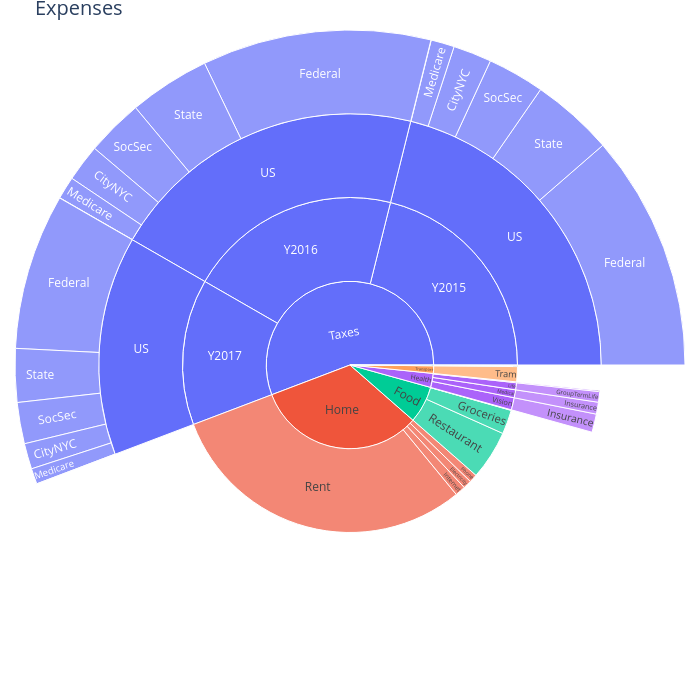

The notebook cell this image was saved under:
### Code cell
expenses_sunburst_fig =get_sunburst_figure_from_pivot(expenses_pivot_for_sunburst, column_to_pick='all_periods')
expenses_sunburst_fig.update_layout(margin=dict(t=30, l=0, r=0, b=0),
                    autosize=True,
                    width=700,
                    height=700,
                    title_text="Expenses",
                    # title_x=0.5,
                    # title_y=0.95,
                    title_font=dict(size=20),
                    font=dict(size=12)
                   )
expenses_sunburst_fig.show()

### Figure 1 — Plotly figure (JSON) as saved in the notebook; plotly's stock layout.template omitted (floating-point values rounded to 4 significant figures)
{"data": [{"branchvalues": "total", "ids": ["Financial", "Financial===Commissions", "Financial===Fees", "Food", "Food===Alcohol", "Food===Coffee", "Food===Groceries", "Food===Restaurant", "Health", "Health===Dental", "Health===Dental===Insurance", "Health===Life", "Health===Life===GroupTermLife", "Health===Medical", "Health===Medical===Insurance", "Health===Vision", "Health===Vision===Insurance", "Home", "Home===Electricity", "Home===Internet", "Home===Phone", "Home===Rent", "Taxes", "Taxes===Y2015", "Taxes===Y2015===US", "Taxes===Y2015===US===CityNYC", "Taxes===Y2015===US===Federal", "Taxes===Y2015===US===Medicare", "Taxes===Y2015===US===SDI", "Taxes===Y2015===US===SocSec", "Taxes===Y2015===US===State", "Taxes===Y2016", "Taxes===Y2016===US", "Taxes===Y2016===US===CityNYC", "Taxes===Y2016===US===Federal", "Taxes===Y2016===US===Medicare", "Taxes===Y2016===US===SDI", "Taxes===Y2016===US===SocSec", "Taxes===Y2016===US===State", "Taxes===Y2017", "Taxes===Y2017===US", "Taxes===Y2017===US===CityNYC", "Taxes===Y2017===US===Federal", "Taxes===Y2017===US===Medicare", "Taxes===Y2017===US===SDI", "Taxes===Y2017===US===SocSec", "Taxes===Y2017===US===State", "Transport", "Transport===Tram"], "labels": ["Financial", "Commissions", "Fees", "Food", "Alcohol", "Coffee", "Groceries", "Restaurant", "Health", "Dental", "Insurance", "Life", "GroupTermLife", "Medical", "Insurance", "Vision", "Insurance", "Home", "Electricity", "Internet", "Phone", "Rent", "Taxes", "Y2015", "US", "CityNYC", "Federal", "Medicare", "SDI", "SocSec", "State", "Y2016", "US", "CityNYC", "Federal", "Medicare", "SDI", "SocSec", "State", "Y2017", "US", "CityNYC", "Federal", "Medicare", "SDI", "SocSec", "State", "Transport", "Tram"], "parents": ["", "Financial", "Financial", "", "Food", "Food", "Food", "Food", "", "Health", "Health===Dental", "Health", "Health===Life", "Health", "Health===Medical", "Health", "Health===Vision", "", "Home", "Home", "Home", "Home", "", "Taxes", "Taxes===Y2015", "Taxes===Y2015===US", "Taxes===Y2015===US", "Taxes===Y2015===US", "Taxes===Y2015===US", "Taxes===Y2015===US", "Taxes===Y2015===US", "Taxes", "Taxes===Y2016", "Taxes===Y2016===US", "Taxes===Y2016===US", "Taxes===Y2016===US", "Taxes===Y2016===US", "Taxes===Y2016===US", "Taxes===Y2016===US", "Taxes", "Taxes===Y2017", "Taxes===Y2017===US", "Taxes===Y2017===US", "Taxes===Y2017===US", "Taxes===Y2017===US", "Taxes===Y2017===US", "Taxes===Y2017===US", "", "Transport"], "type": "sunburst", "values": [382.6, 250.6, 132, 18160.0, 63.58, 76.98, 5936.0, 12080.0, 6880.0, 205.9, 205.9, 1727.0, 1727.0, 1944.0, 1944.0, 3003.0, 3003.0, 83450.0, 2080, 2560.0, 2012.0, 76800, 142000.0, 53760.0, 53760.0, 4723.0, 28990.0, 2879.0, 30.24, 7000.0, 10130.0, 52400.0, 52400.0, 4548.0, 28100.0, 2772.0, 29.12, 7000.0, 9949.0, 35860.0, 35860.0, 3149.0, 19130.0, 1919.0, 20.16, 5068.0, 6571.0, 3720, 3720]}], "layout": {"autosize": true, "font": {"size": 12}, "height": 700, "margin": {"b": 0, "l": 0, "r": 0, "t": 30}, "title": {"font": {"size": 20}, "text": "Expenses"}, "width": 700}}
